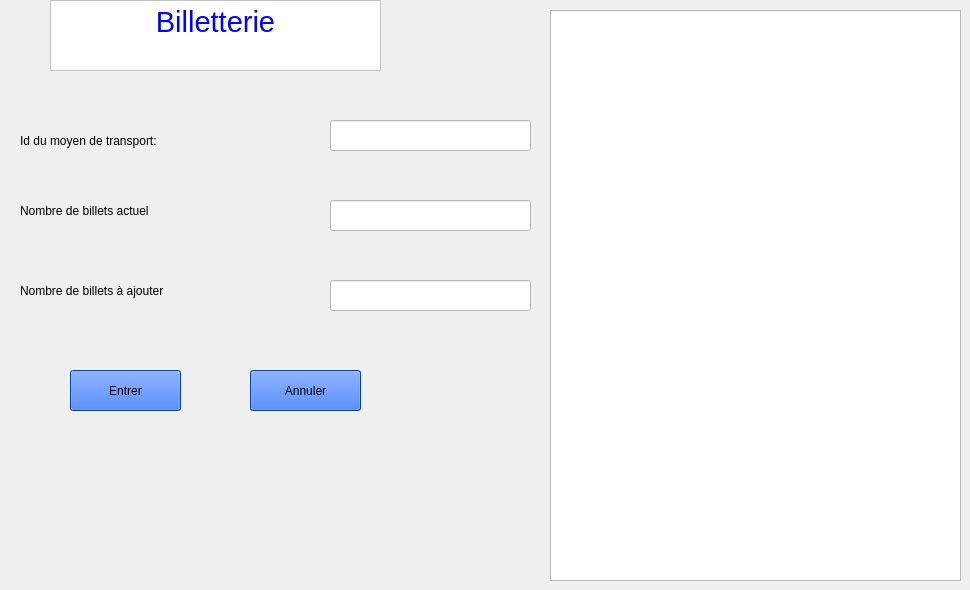
     <widget class="QWidget" name="tab_10">
      <attribute name="title">
       <string>Billets</string>
      </attribute>
      <widget class="QLabel" name="label_17">
       <property name="geometry">
        <rect>
         <x>20</x>
         <y>120</y>
         <width>271</width>
         <height>41</height>
        </rect>
       </property>
       <property name="styleSheet">
        <string notr="true">font: 14pt &quot;MS Shell Dlg 2&quot;;</string>
       </property>
       <property name="text">
        <string>Id du moyen de transport:</string>
       </property>
      </widget>
      <widget class="QLineEdit" name="le_billet_id">
       <property name="geometry">
        <rect>
         <x>330</x>
         <y>120</y>
         <width>201</width>
         <height>31</height>
        </rect>
       </property>
       <property name="styleSheet">
        <string notr="true">background-color: rgb(255, 255, 255);</string>
       </property>
      </widget>
      <widget class="QLabel" name="label_19">
       <property name="geometry">
        <rect>
         <x>20</x>
         <y>190</y>
         <width>281</width>
         <height>41</height>
        </rect>
       </property>
       <property name="styleSheet">
        <string notr="true">font: 14pt &quot;MS Shell Dlg 2&quot;;</string>
       </property>
       <property name="text">
        <string>Nombre de billets actuel</string>
       </property>
      </widget>
      <widget class="QLineEdit" name="le_billet_nbr_billet_actuel">
       <property name="geometry">
        <rect>
         <x>330</x>
         <y>200</y>
         <width>201</width>
         <height>31</height>
        </rect>
       </property>
       <property name="styleSheet">
        <string notr="true">background-color: rgb(255, 255, 255);</string>
       </property>
       <property name="text">
        <string/>
       </property>
      </widget>
      <widget class="QPushButton" name="B_billet_annuler">
       <property name="geometry">
        <rect>
         <x>250</x>
         <y>370</y>
         <width>111</width>
         <height>41</height>
        </rect>
       </property>
       <property name="styleSheet">
        <string notr="true">color: rgb(0, 0, 0);
background-color: rgb(0, 85, 255);
font: 75 10pt &quot;MS Shell Dlg 2&quot;;</string>
       </property>
       <property name="text">
        <string>Annuler</string>
       </property>
      </widget>
      <widget class="QPushButton" name="B_billet_entrer">
       <property name="geometry">
        <rect>
         <x>70</x>
         <y>370</y>
         <width>111</width>
         <height>41</height>
        </rect>
       </property>
       <property name="styleSheet">
        <string notr="true">color: rgb(0, 0, 0);
background-color: rgb(0, 85, 255);
font: 75 10pt &quot;MS Shell Dlg 2&quot;;</string>
       </property>
       <property name="text">
        <string>Entrer</string>
       </property>
      </widget>
      <widget class="QTextBrowser" name="textBrowser_9">
       <property name="geometry">
        <rect>
         <x>50</x>
         <y>0</y>
         <width>331</width>
         <height>71</height>
        </rect>
       </property>
       <property name="styleSheet">
        <string notr="true">
color: rgb(0, 0, 255);
background-color: rgb(255, 255, 255);</string>
       </property>
       <property name="html">
        <string>&lt;!DOCTYPE HTML PUBLIC &quot;-//W3C//DTD HTML 4.0//EN&quot; &quot;http://www.w3.org/TR/REC-html40/strict.dtd&quot;&gt;
&lt;html&gt;&lt;head&gt;&lt;meta name=&quot;qrichtext&quot; content=&quot;1&quot; /&gt;&lt;style type=&quot;text/css&quot;&gt;
p, li { white-space: pre-wrap; }
&lt;/style&gt;&lt;/head&gt;&lt;body style=&quot; font-family:'MS Shell Dlg 2'; font-size:8.25pt; font-weight:400; font-style:normal;&quot;&gt;
&lt;p align=&quot;center&quot; style=&quot; margin-top:0px; margin-bottom:0px; margin-left:0px; margin-right:0px; -qt-block-indent:0; text-indent:0px;&quot;&gt;&lt;span style=&quot; font-family:'MS Shell Dlg 2'; font-size:22pt;&quot;&gt;Billetterie&lt;/span&gt;&lt;/p&gt;&lt;/body&gt;&lt;/html&gt;</string>
       </property>
      </widget>
      <widget class="QTableView" name="tab_aerien">
       <property name="geometry">
        <rect>
         <x>550</x>
         <y>10</y>
         <width>411</width>
         <height>571</height>
        </rect>
       </property>
      </widget>
      <widget class="QLabel" name="label_23">
       <property name="geometry">
        <rect>
         <x>20</x>
         <y>270</y>
         <width>281</width>
         <height>41</height>
        </rect>
       </property>
       <property name="styleSheet">
        <string notr="true">font: 14pt &quot;MS Shell Dlg 2&quot;;</string>
       </property>
       <property name="text">
        <string>Nombre de billets à ajouter</string>
       </property>
      </widget>
      <widget class="QLineEdit" name="le_billet_nbr_billet_ajouter">
       <property name="geometry">
        <rect>
         <x>330</x>
         <y>280</y>
         <width>201</width>
         <height>31</height>
        </rect>
       </property>
       <property name="styleSheet">
        <string notr="true">background-color: rgb(255, 255, 255);</string>
       </property>
       <property name="text">
        <string/>
       </property>
      </widget>
     </widget>
